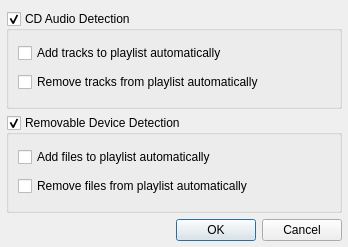
<?xml version="1.0" encoding="UTF-8"?>
<ui version="4.0">
 <class>RDetectSettingsDialog</class>
 <widget class="QDialog" name="RDetectSettingsDialog">
  <property name="geometry">
   <rect>
    <x>0</x>
    <y>0</y>
    <width>348</width>
    <height>247</height>
   </rect>
  </property>
  <property name="windowTitle">
   <string>Volume Detection Plugin Settings</string>
  </property>
  <layout class="QVBoxLayout" name="verticalLayout_3">
   <property name="leftMargin">
    <number>6</number>
   </property>
   <property name="rightMargin">
    <number>6</number>
   </property>
   <property name="bottomMargin">
    <number>6</number>
   </property>
   <item>
    <widget class="QGroupBox" name="cdGroupBox">
     <property name="title">
      <string>CD Audio Detection</string>
     </property>
     <property name="checkable">
      <bool>true</bool>
     </property>
     <layout class="QVBoxLayout" name="verticalLayout_2">
      <item>
       <widget class="QCheckBox" name="addTracksCheckBox">
        <property name="text">
         <string>Add tracks to playlist automatically</string>
        </property>
       </widget>
      </item>
      <item>
       <widget class="QCheckBox" name="removeTracksCheckBox">
        <property name="text">
         <string>Remove tracks from playlist automatically</string>
        </property>
       </widget>
      </item>
     </layout>
    </widget>
   </item>
   <item>
    <widget class="QGroupBox" name="removableGroupBox">
     <property name="title">
      <string>Removable Device Detection</string>
     </property>
     <property name="checkable">
      <bool>true</bool>
     </property>
     <layout class="QVBoxLayout" name="verticalLayout">
      <item>
       <widget class="QCheckBox" name="addFilesCheckBox">
        <property name="text">
         <string>Add files to playlist automatically</string>
        </property>
       </widget>
      </item>
      <item>
       <widget class="QCheckBox" name="removeFilesCheckBox">
        <property name="text">
         <string>Remove files from playlist automatically</string>
        </property>
       </widget>
      </item>
     </layout>
    </widget>
   </item>
   <item>
    <widget class="QDialogButtonBox" name="buttonBox">
     <property name="standardButtons">
      <set>QDialogButtonBox::Cancel|QDialogButtonBox::Ok</set>
     </property>
    </widget>
   </item>
  </layout>
 </widget>
 <resources/>
 <connections>
  <connection>
   <sender>buttonBox</sender>
   <signal>accepted()</signal>
   <receiver>RDetectSettingsDialog</receiver>
   <slot>accept()</slot>
   <hints>
    <hint type="sourcelabel">
     <x>199</x>
     <y>221</y>
    </hint>
    <hint type="destinationlabel">
     <x>22</x>
     <y>242</y>
    </hint>
   </hints>
  </connection>
  <connection>
   <sender>buttonBox</sender>
   <signal>rejected()</signal>
   <receiver>RDetectSettingsDialog</receiver>
   <slot>reject()</slot>
   <hints>
    <hint type="sourcelabel">
     <x>247</x>
     <y>225</y>
    </hint>
    <hint type="destinationlabel">
     <x>273</x>
     <y>229</y>
    </hint>
   </hints>
  </connection>
 </connections>
</ui>
